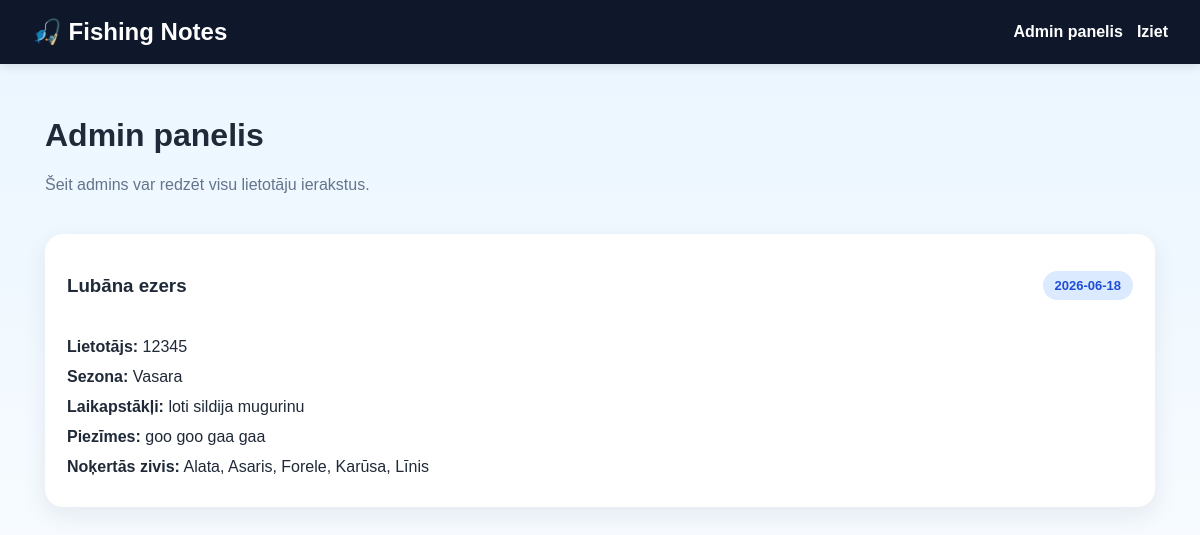
/admin (signed in), run on an earlier commit of the app's database.
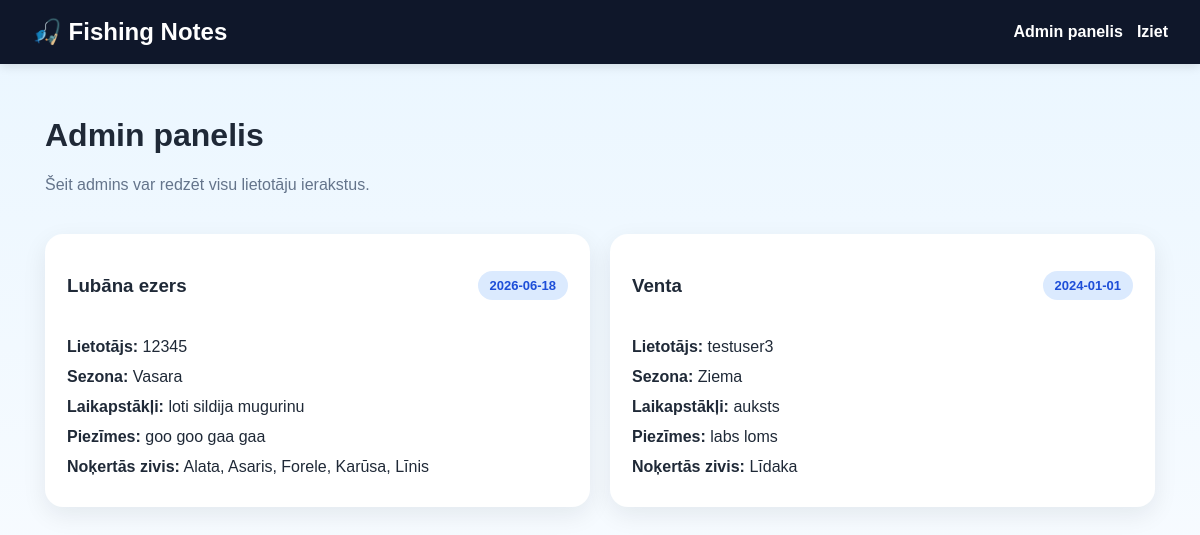
And on a later commit of the database.
### tables this page shows
CREATE TABLE notes (
        id INTEGER PRIMARY KEY AUTOINCREMENT,
        location TEXT NOT NULL,
        date TEXT NOT NULL,
        season TEXT NOT NULL,
        weather TEXT NOT NULL,
        notes TEXT,
        user_id INTEGER NOT NULL,
        FOREIGN KEY (user_id) REFERENCES users(id)
    );

CREATE TABLE users (
        id INTEGER PRIMARY KEY AUTOINCREMENT,
        username TEXT UNIQUE NOT NULL,
        password TEXT NOT NULL
    , role TEXT NOT NULL DEFAULT 'user');

### app.py (the view)
@app.route("/admin")
def admin_panel():
    if "user_id" not in session or not is_admin():
        return redirect(url_for("login"))
    conn = get_db_connection()
    rows = conn.execute("""
        SELECT notes.id, notes.location, notes.date, notes.season, notes.weather, notes.notes,
               users.username
        FROM notes
        JOIN users ON notes.user_id = users.id
        ORDER BY notes.date DESC, notes.id DESC
    """).fetchall()
    all_notes = []
    for row in rows:
        fish_rows = conn.execute("""
            SELECT fish.name
            FROM fish
            JOIN note_fish ON fish.id = note_fish.fish_id
            WHERE note_fish.note_id = ?
        """, (row["id"],)).fetchall()
        fish_names = [f["name"] for f in fish_rows]
        all_notes.append({
            "id": row["id"],
            "username": row["username"],
            "location": row["location"],
            "date": row["date"],
            "season": row["season"],
            "weather": row["weather"],
            "notes": row["notes"],
            "fish": fish_names
        })
    conn.close()
    return render_template("admin.html", notes=all_notes)

### app.py (called while the page is built)
def get_db_connection():
    conn = sqlite3.connect("fishing.db")  # pieslēgums DB
    conn.row_factory = sqlite3.Row  # kolonnas pēc nosaukuma
    return conn

def is_admin():
    return session.get("role") == "admin"

### templates/admin.html (shortened to what this page needs)
{% extends "base.html" %}
{% block content %}
<div class="hero">
    <div>
        <h1>Admin panelis</h1>
        <p class="muted">Šeit admins var redzēt visu lietotāju ierakstus.</p>
    </div>
</div>
<div class="notes-grid">
    {% for note in notes %}
    <div class="card note-card">
        <div class="note-top">
            <h3>{{ note.location }}</h3>
            <span class="badge">{{ note.date }}</span>
        </div>
        <div class="meta-list">
            <p><strong>Lietotājs:</strong> {{ note.username }}</p>
            <p><strong>Sezona:</strong> {{ note.season }}</p>
            <p><strong>Laikapstākļi:</strong> {{ note.weather }}</p>
            <p><strong>Piezīmes:</strong> {{ note.notes if note.notes else "Nav pievienotas." }}</p>
            <p>
                <strong>Noķertās zivis:</strong>
                {% if note.fish %}
                    {{ note.fish | join(", ") }}
                {% else %}
                    Nav izvēlētas
                {% endif %}
            </p>
        </div>
    </div>
    {% else %}
    <div class="card empty-card">
        <h3>Nav neviena ieraksta</h3>
    </div>
    {% endfor %}
</div>
{% endblock %}

What changed in the data, as far as the page shows it:
added notes: location "Venta", date "2024-01-01", username "testuser3", season "Ziema", weather "auksts", notes "labs loms", fish "Līdaka"
